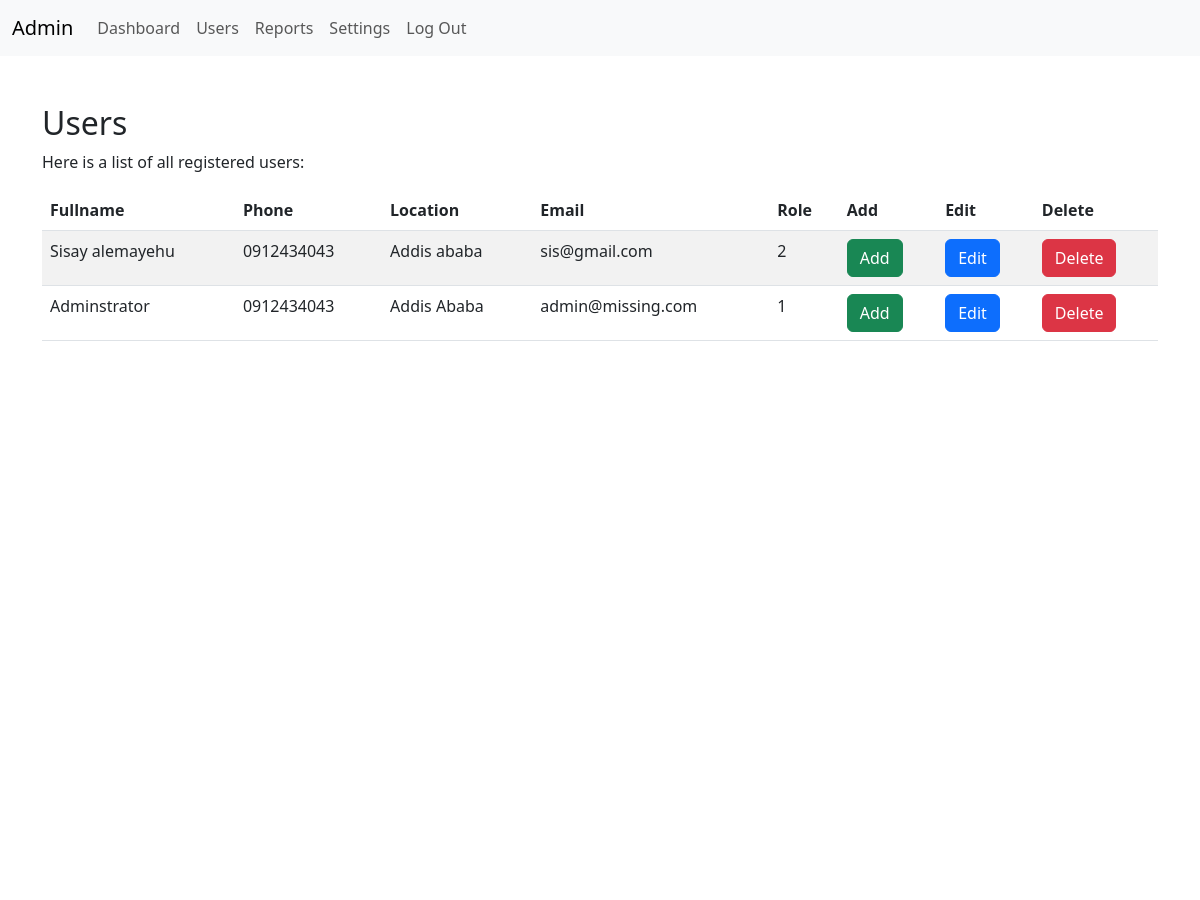
The app's page /admin/users (signed in, upper part), older data.
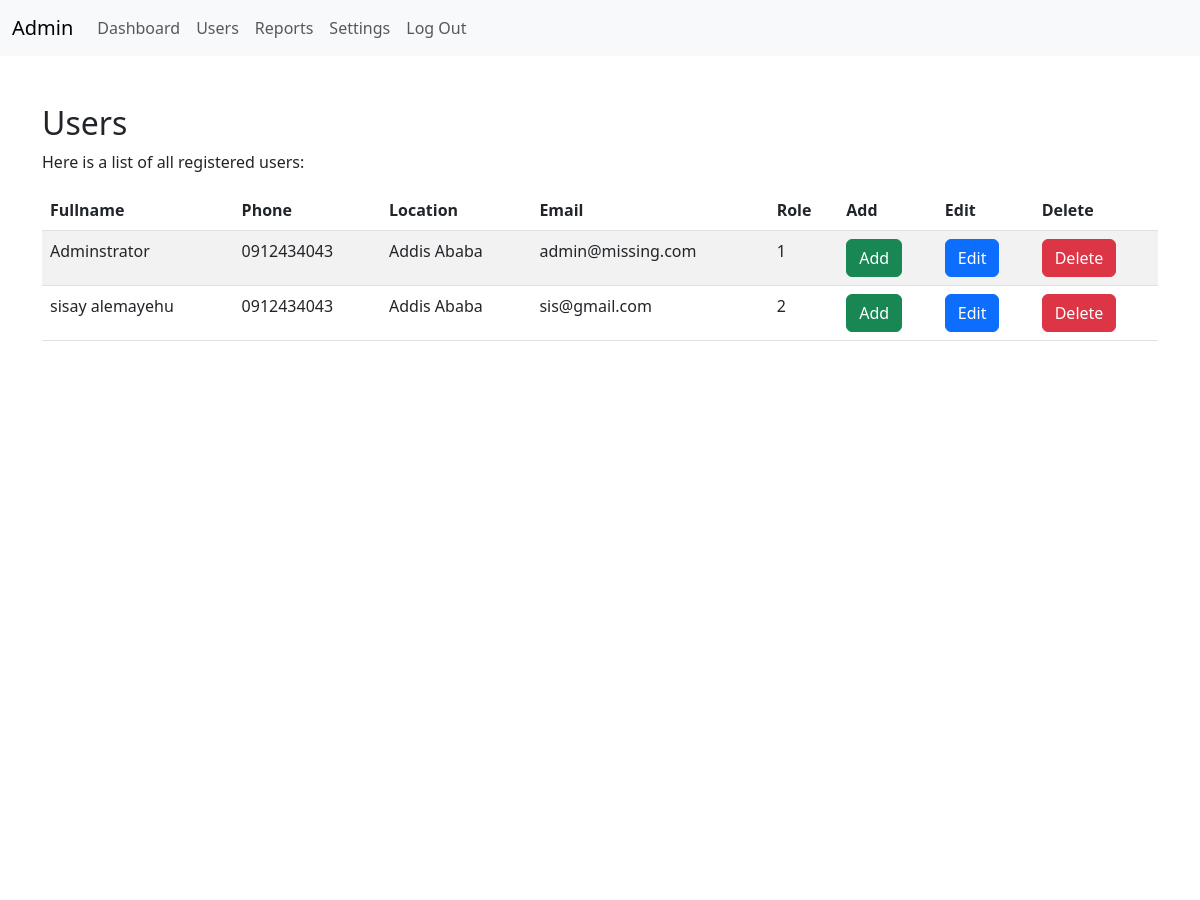
The same page, newer data.
### tables this page shows
CREATE TABLE user (
  id INTEGER PRIMARY KEY AUTOINCREMENT,
  finder_name TEXT NOT NULL,
  phone TEXT NOT NULL,
  finder_location TEXT NOT NULL,
  email TEXT UNIQUE NOT NULL,
  password TEXT NOT NULL,
  role_id INTEGER NOT NULL,
  FOREIGN KEY (role_id) REFERENCES role (id)
);

### missing/admin.py (the view)
@bp.route('/users')
@login_required_role(1)  # '1' is the role_id for the admin role
def users():
    users = get_all_users()
    return render_template('admin/users.html', users=users)

### missing/admin.py (called while the page is built)
def get_all_users():
    db = get_db()
    users = db.execute('SELECT * FROM user').fetchall()
    return users

### missing/auth.py (called while the page is built)
def login_required_role(role_id):
    def decorator(f):
        @functools.wraps(f)
        def wrapped_view(*args, **kwargs):
            if g.user is None:
                return redirect(url_for('auth.login'))
            if g.user['role_id'] != role_id:
                return redirect(url_for('auth.unauthorized'))
            return f(*args, **kwargs)
        return wrapped_view
    return decorator

@bp.before_app_request
def load_logged_in_user():
    user_id = session.get('user_id')
    if user_id is None:
        g.user = None
    else:
        db = get_db()
        g.user = db.execute(
            'SELECT * FROM user WHERE id = ?', (user_id,)
        ).fetchone()

### missing/db.py (called while the page is built)
def get_db():
    if 'db' not in g:
        g.db = sqlite3.connect(
            current_app.config['DATABASE'],
            detect_types=sqlite3.PARSE_DECLTYPES
        )
        g.db.row_factory = sqlite3.Row
    return g.db

### missing/templates/admin/users.html (shortened to what this page needs)
{% extends "admin/layout.html" %}
{% block content %}
  <h2>Users</h2>
  <p>Here is a list of all registered users:</p>
  <table class="table table-striped">
    <thead>
      <tr>
        <th>Fullname</th>
        <th>Phone</th>
        <th>Location</th>
        <th>Email</th>
        <th>Role</th>
        <th>Add</th>
        <th>Edit</th>
        <th>Delete</th>
      </tr>
    </thead>
    <tbody>
      {% for user in users %}
        <tr>
          <td>{{ user.finder_name }}</td>
          <td>{{ user.phone }}</td>
          <td>{{ user.finder_location }}</td>
          <td>{{ user.email }}</td>
          <td>{{ user.role_id }}</td>
          <td><a class="btn btn-success" href="{{ url_for('auth.add_user') }}">Add</a></td>
          <td><a class="btn btn-primary" href="{{ url_for('auth.edit_user', user_id=user.id) }}">Edit</a></td>
          <td>
          <form method="post" action="{{ url_for('auth.delete_user', user_id=user.id) }}" onsubmit="return confirm('Are you sure you want to delete this user?')">
            <button type="submit" class="btn btn-danger">Delete</button>
        </form>
        </td>
        </tr>
      {% endfor %}
    </tbody>
  </table>
{% endblock %}

### missing/templates/admin/layout.html (shortened to what this page needs)
<!doctype html>
<html>
  <head>
    <link rel="stylesheet" href="{{ url_for('static', filename='css/style.css') }}">
    <link rel="stylesheet" href="https://cdnjs.cloudflare.com/ajax/libs/bootstrap/5.3.0/css/bootstrap.min.css">
  </head>
  <body>
    <nav class="navbar navbar-expand-lg navbar-light bg-light">
      <div class="container-fluid">
        <a class="navbar-brand" href="#">Admin</a>
        <div class="collapse navbar-collapse" id="navbarNav">
          <ul class="navbar-nav">
            {% if g.user %}
              <li class="nav-item"><a class="nav-link" href="{{ url_for('admin.dashboard') }}">Dashboard</a></li>
              <li class="nav-item"><a class="nav-link" href="{{ url_for('admin.users') }}">Users</a></li>
              <li class="nav-item"><a class="nav-link" href="{{ url_for('admin.reports') }}">Reports</a></li>
              <li class="nav-item"><a class="nav-link" href="{{ url_for('admin.settings') }}">Settings</a></li>
              <li class="nav-item"><a class="nav-link" href="{{ url_for('auth.logout') }}">Log Out</a></li>
            {% endif %}
          </ul>
        </div>
      </div>
    </nav>
    <div class="container mt-5">
      <section class="content">
        {% block content %}{% endblock %}
      </section>
    </div>
  </body>
</html>

### missing/static/css/style.css (style rules this page uses)
body { background-color: #e0edf9; }
body { min-height: 100vh; display: flex; flex-direction: column; }
.navbar { position: fixed; top: 0; width: 100%; z-index: 9999; }
.container { min-height: 200vh; margin: 50px; }

Row changes from the older to the newer data that the page shows:
removed user: finder_name "Sisay alemayehu", phone "0912434043", finder_location "Addis ababa", email "sis@gmail.com", role_id "2"
added user: finder_name "sisay alemayehu", phone "0912434043", finder_location "Addis Ababa", email "sis@gmail.com", role_id "2"
